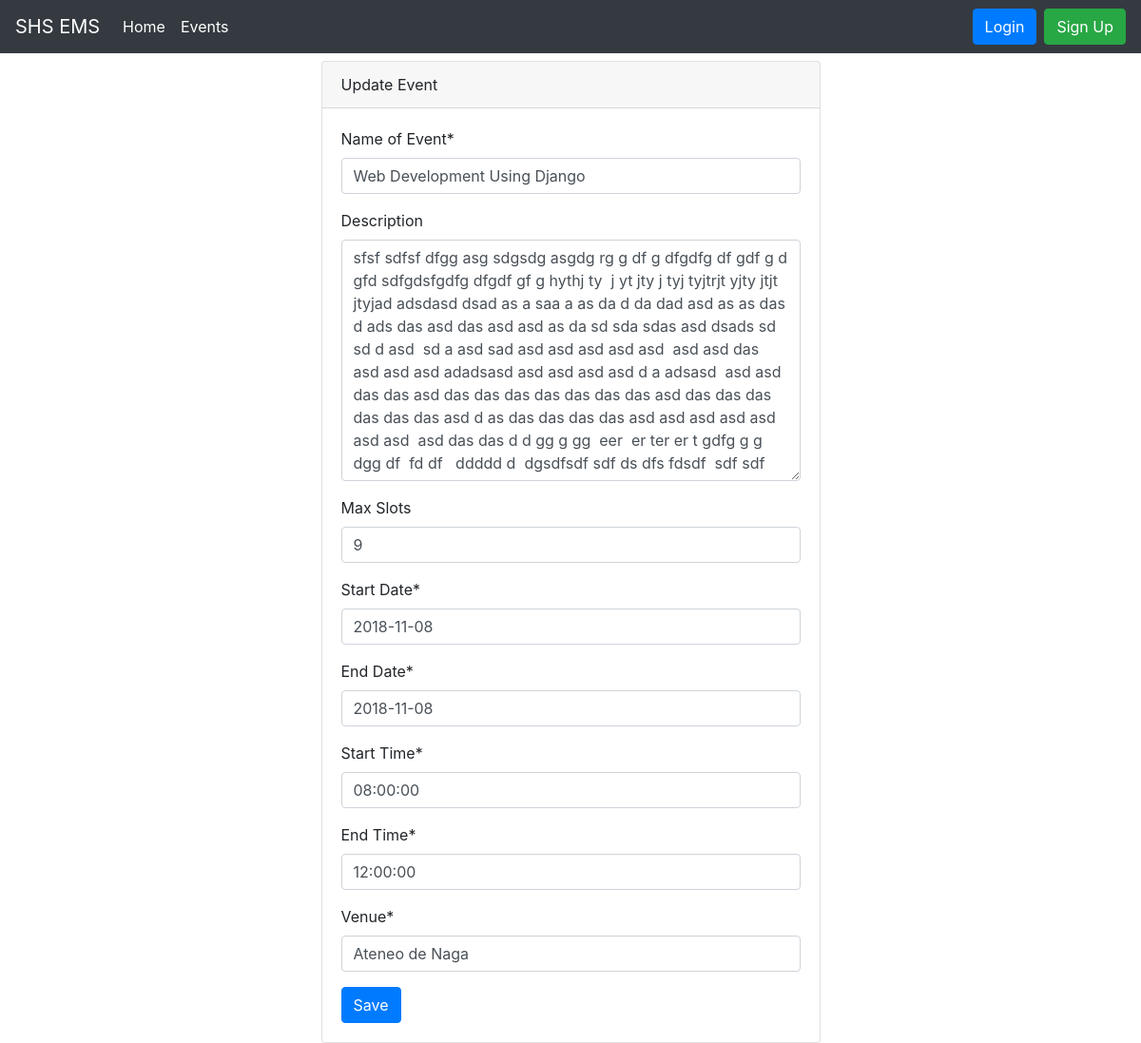
Screenshot of /events/1/update/ with the database file from the repository.
### events/models.py (models this page shows, shortened)
class Event(models.Model):
    name = models.CharField("Name of Event", max_length = 100, default = "")
    description = models.TextField("Description", max_length = 2000, blank = True)
    max_slots = models.IntegerField("Max Slots", blank = True, null = True)
    date_from = models.DateField("Start Date")
    date_to = models.DateField("End Date")
    time_from = models.TimeField("Start Time")
    time_to = models.TimeField("End Time")
    venue = models.CharField("Venue", max_length = 100)
    date_created = models.DateTimeField("Date Created", auto_now_add = True)
    creator = models.ForeignKey(to = "users.Participant", on_delete = models.CASCADE)

### events/views.py (the view)
# urls.py: path("events/<int:pk>/update/", EventUpdateView.as_view(), name = "event_update"),
class EventUpdateView(UpdateView):
    model = Event
    template_name = "event_update.html"
    fields = ['name', 'description', 'max_slots', 'date_from', 'date_to', 'time_from', 'time_to', 'venue']

### templates/event_update.html (shortened to what this page needs)
{% extends 'base.html' %}
{% load crispy_forms_tags %}
{% block content %}
<div class="col-md-6 mx-auto">
<div class="card mt-2">
        <div class="card-header">
          Update Event
        </div>
        <div class="card-body">
            <form method="post" action="">
                {{ form | crispy }}
                <button type= "submit" class="btn btn-primary">Save</button>
            </form>
        </div>
      </div>
{% endblock %}

### rows the page displays
Event: name "Web Development Using Django", description "sfsf sdfsf dfgg asg sdgsdg asgdg rg g df g dfgdfg df gdf g d gfd sdfgdsfgdfg dfgdf gf g hythj ty j yt jty j tyj tyjtrjt yjty jtjt jtyjad adsdasd dsad as a saa a as da d da dad asd as as das d ads das asd das asd asd as da sd sda sdas asd dsads sd sd d asd sd a asd sad asd asd asd asd asd asd asd das asd asd asd adadsasd asd asd asd asd d a adsasd asd asd das das asd das das das das das das das asd das das das das das das asd d as das das das das asd asd asd asd asd asd asd asd das das d d gg g gg eer er ter er t gdfg g g dgg df fd df ddddd d dgsdfsdf sdf ds dfs fdsdf sdf sdf", max_slots "9", date_from "2018-11-08", date_to "2018-11-08", time_from "08:00:00", time_to "12:00:00", venue "Ateneo de Naga"
